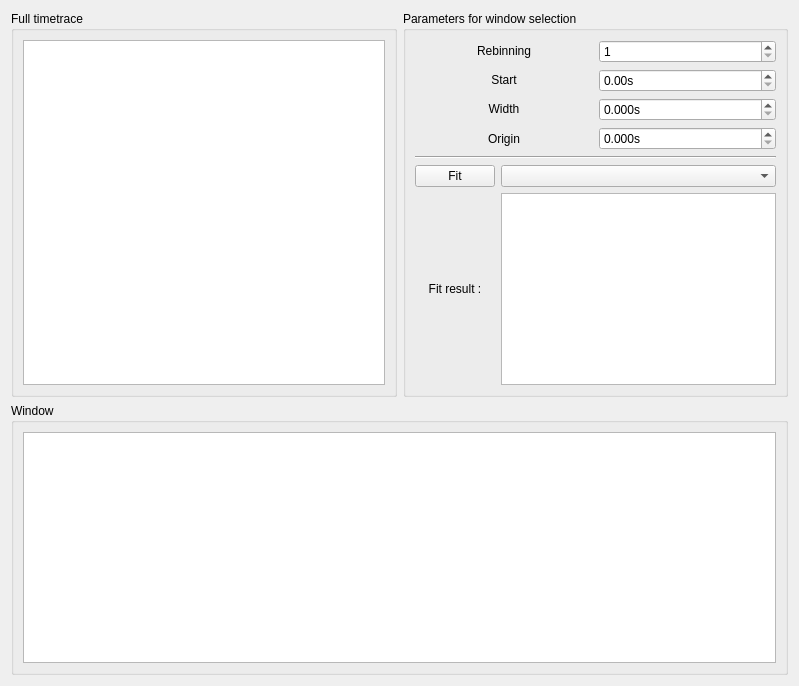
<?xml version="1.0" encoding="UTF-8"?>
<ui version="4.0">
 <class>ta</class>
 <widget class="QWidget" name="ta">
  <property name="geometry">
   <rect>
    <x>0</x>
    <y>0</y>
    <width>799</width>
    <height>686</height>
   </rect>
  </property>
  <property name="windowTitle">
   <string>Form</string>
  </property>
  <layout class="QGridLayout" name="gridLayout">
   <item row="0" column="0">
    <widget class="QGroupBox" name="groupBox_full_timetrace">
     <property name="title">
      <string>Full timetrace</string>
     </property>
     <layout class="QGridLayout" name="gridLayout_27">
      <item row="0" column="0">
       <layout class="QGridLayout" name="gridLayout_full_timetrace">
        <item row="1" column="0">
         <widget class="PlotWidget" name="full_timetrace_PlotWidget"/>
        </item>
       </layout>
      </item>
     </layout>
    </widget>
   </item>
   <item row="1" column="0" colspan="2">
    <widget class="QGroupBox" name="groupBox_window">
     <property name="title">
      <string>Window</string>
     </property>
     <layout class="QGridLayout" name="gridLayout_32">
      <item row="0" column="0">
       <layout class="QGridLayout" name="gridLayout_window">
        <item row="0" column="0" colspan="2">
         <widget class="PlotWidget" name="window_PlotWidget"/>
        </item>
       </layout>
      </item>
     </layout>
    </widget>
   </item>
   <item row="0" column="1">
    <widget class="QGroupBox" name="groupBox_parameters">
     <property name="title">
      <string>Parameters for window selection</string>
     </property>
     <layout class="QGridLayout" name="gridLayout_34">
      <item row="0" column="1">
       <layout class="QGridLayout" name="gridLayout_2">
        <item row="2" column="0">
         <widget class="QLabel" name="param_3_width_label">
          <property name="sizePolicy">
           <sizepolicy hsizetype="Preferred" vsizetype="Fixed">
            <horstretch>0</horstretch>
            <verstretch>0</verstretch>
           </sizepolicy>
          </property>
          <property name="text">
           <string>Width</string>
          </property>
          <property name="alignment">
           <set>Qt::AlignCenter</set>
          </property>
         </widget>
        </item>
        <item row="1" column="1">
         <widget class="ScienDSpinBox" name="param_2_start_DSpinBox">
          <property name="suffix">
           <string>s</string>
          </property>
         </widget>
        </item>
        <item row="2" column="1">
         <widget class="ScienDSpinBox" name="param_3_width_DSpinBox">
          <property name="sizePolicy">
           <sizepolicy hsizetype="Preferred" vsizetype="Fixed">
            <horstretch>0</horstretch>
            <verstretch>0</verstretch>
           </sizepolicy>
          </property>
          <property name="suffix">
           <string>s</string>
          </property>
          <property name="decimals">
           <number>3</number>
          </property>
          <property name="maximum">
           <double>999999999.990000009536743</double>
          </property>
         </widget>
        </item>
        <item row="3" column="1">
         <widget class="ScienDSpinBox" name="param_4_origin_DSpinBox">
          <property name="sizePolicy">
           <sizepolicy hsizetype="Preferred" vsizetype="Fixed">
            <horstretch>0</horstretch>
            <verstretch>0</verstretch>
           </sizepolicy>
          </property>
          <property name="suffix">
           <string>s</string>
          </property>
          <property name="decimals">
           <number>3</number>
          </property>
          <property name="maximum">
           <double>999999999.990000009536743</double>
          </property>
         </widget>
        </item>
        <item row="3" column="0">
         <widget class="QLabel" name="param_4_origin_label">
          <property name="text">
           <string>Origin</string>
          </property>
          <property name="alignment">
           <set>Qt::AlignCenter</set>
          </property>
         </widget>
        </item>
        <item row="1" column="0">
         <widget class="QLabel" name="param_2_start_label">
          <property name="sizePolicy">
           <sizepolicy hsizetype="Preferred" vsizetype="Fixed">
            <horstretch>0</horstretch>
            <verstretch>0</verstretch>
           </sizepolicy>
          </property>
          <property name="text">
           <string>Start</string>
          </property>
          <property name="alignment">
           <set>Qt::AlignCenter</set>
          </property>
         </widget>
        </item>
        <item row="0" column="0">
         <widget class="QLabel" name="param_1_rebinnig_label">
          <property name="sizePolicy">
           <sizepolicy hsizetype="Preferred" vsizetype="Fixed">
            <horstretch>0</horstretch>
            <verstretch>0</verstretch>
           </sizepolicy>
          </property>
          <property name="text">
           <string>Rebinning</string>
          </property>
          <property name="alignment">
           <set>Qt::AlignCenter</set>
          </property>
         </widget>
        </item>
        <item row="0" column="1">
         <widget class="QSpinBox" name="param_1_rebinnig_spinBox">
          <property name="minimum">
           <number>1</number>
          </property>
          <property name="maximum">
           <number>100000</number>
          </property>
         </widget>
        </item>
       </layout>
      </item>
      <item row="1" column="1">
       <widget class="Line" name="line">
        <property name="orientation">
         <enum>Qt::Horizontal</enum>
        </property>
       </widget>
      </item>
      <item row="2" column="1">
       <layout class="QGridLayout" name="gridLayout_fit">
        <item row="1" column="0">
         <widget class="QLabel" name="label_fit_result">
          <property name="text">
           <string>Fit result :</string>
          </property>
          <property name="alignment">
           <set>Qt::AlignCenter</set>
          </property>
         </widget>
        </item>
        <item row="0" column="0">
         <widget class="QPushButton" name="fit_pushButton">
          <property name="text">
           <string>Fit</string>
          </property>
         </widget>
        </item>
        <item row="0" column="1">
         <widget class="FitSettingsComboBox" name="fit_method_comboBox">
          <property name="sizePolicy">
           <sizepolicy hsizetype="Expanding" vsizetype="Fixed">
            <horstretch>0</horstretch>
            <verstretch>0</verstretch>
           </sizepolicy>
          </property>
         </widget>
        </item>
        <item row="1" column="1">
         <widget class="QTextBrowser" name="fit_result_textBrowser"/>
        </item>
       </layout>
      </item>
     </layout>
    </widget>
   </item>
  </layout>
 </widget>
 <customwidgets>
  <customwidget>
   <class>ScienDSpinBox</class>
   <extends>QDoubleSpinBox</extends>
   <header>qtwidgets.scientific_spinbox.h</header>
  </customwidget>
  <customwidget>
   <class>PlotWidget</class>
   <extends>QGraphicsView</extends>
   <header>pyqtgraph</header>
  </customwidget>
  <customwidget>
   <class>FitSettingsComboBox</class>
   <extends>QComboBox</extends>
   <header>gui/fitsettings</header>
  </customwidget>
 </customwidgets>
 <tabstops>
  <tabstop>param_3_width_DSpinBox</tabstop>
  <tabstop>param_4_origin_DSpinBox</tabstop>
  <tabstop>window_PlotWidget</tabstop>
 </tabstops>
 <resources/>
 <connections/>
</ui>
